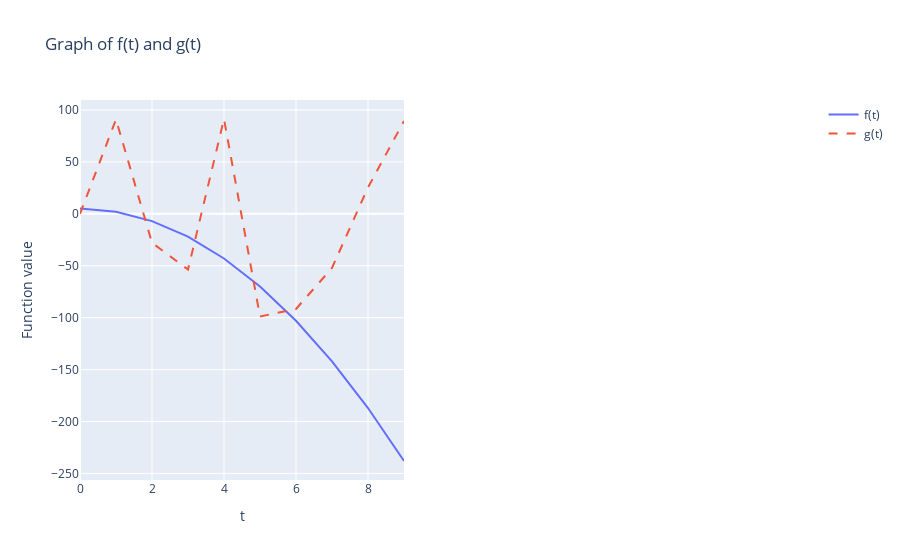

The notebook cell this image was saved under:
### Code cell
def g(t):
    return 100 * math.sin(t + t**2)


def f(t):
    if t >= 0:
        return -3 * t**2 + 5
    else:
        return 3 * t**2 + 5


t_values = [i for i in range(-0, 10)]
f_values = [f(t) for t in t_values]
g_values = [g(t) for t in t_values]

fig = px.Figure()

fig.add_trace(px.Scatter(x=t_values, y=f_values, mode="lines", name="f(t)"))

fig.add_trace(
    px.Scatter(
        x=t_values, y=g_values, mode="lines", name="g(t)", line=dict(dash="dash")
    )
)

fig.update_layout(
    title="Graph of f(t) and g(t)",
    xaxis_title="t",
    yaxis_title="Function value",
    grid={"rows": 1, "columns": 2, "pattern": "independent"},
)

fig.show()

### Figure 1 — Plotly figure (JSON) as saved in the notebook; plotly's stock layout.template omitted (floating-point values rounded to 4 significant figures)
{"data": [{"mode": "lines", "name": "f(t)", "type": "scatter", "x": [0, 1, 2, 3, 4, 5, 6, 7, 8, 9], "y": [5, 2, -7, -22, -43, -70, -103, -142, -187, -238]}, {"line": {"dash": "dash"}, "mode": "lines", "name": "g(t)", "type": "scatter", "x": [0, 1, 2, 3, 4, 5, 6, 7, 8, 9], "y": [0, 90.93, -27.94, -53.66, 91.29, -98.8, -91.65, -52.16, 25.38, 89.4]}], "layout": {"grid": {"columns": 2, "pattern": "independent", "rows": 1}, "title": {"text": "Graph of f(t) and g(t)"}, "xaxis": {"title": {"text": "t"}}, "yaxis": {"title": {"text": "Function value"}}}}
